Frame 1 (no input): blank canvas, image omitted
Frame 60 (the mouse pressed at the canvas centre just before this capture): blank canvas, image omitted
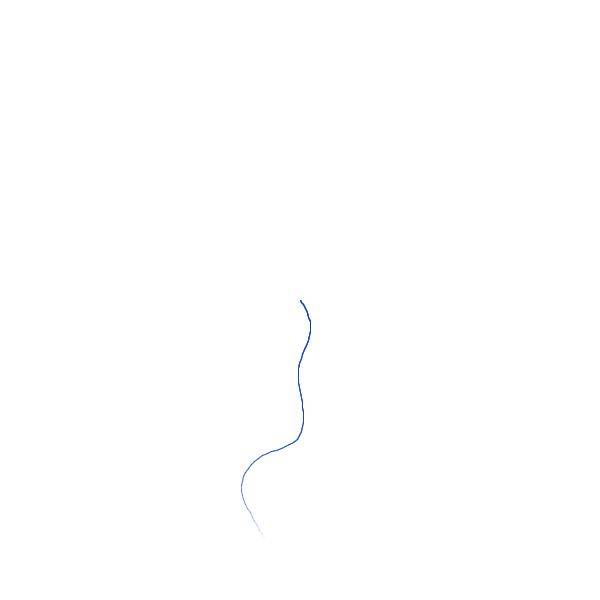
Frame 120 (the mouse held since frame 60 and released just before this capture)

The Processing sketch whose frames 1 and 60 were blank and that drew this single picture after the mouse press (run headless with seeded random() and noise(); from frame 60 on, the mouse is pressed at the canvas centre):

// Processing sketch: movementExample
// ── movementExample.pde
int newNoiseSeed = (int) random(100000);
int maxBall = 256;
ArrayList<Ball> objects = new ArrayList<Ball>();

void setup() {
  size(600, 600);
  background(255);
  smooth();
}

void keyPressed() {
  if (key == ' ') background(255);
}

void draw() {
  if (mousePressed && objects.size() < maxBall) {
    objects.add( new Ball( mouseX, mouseY ));
  }

  for (int i = 0; i < objects.size(); i++) {
    Ball b = objects.get(i);
    b.addPerlin();
    b.update();
    b.drawMe();
  }
}

class Ball {
  PVector pos, pPos, vel, acc;
  float damp, weight;
  color c;

  Ball(float xPos, float yPos) {
    pos = new PVector(xPos, yPos);
    pPos = new PVector(0, 0);
    vel = new PVector(0, 0);
    acc = new PVector(0, 0);
    damp = 0.99;
    weight = 1;
    c = color(0, random(128), random(128, 255), 16);
  }

  void update() {
    vel.add(acc);
    vel.mult(damp);
    pPos.set(pos.x, pos.y, 0);
    pos.add(vel);
    acc.set(0, 0, 0);
    outside();
  }

  void outside() {
    if (pos.x > width || pos.x < 0
      || pos.y > height || pos.y < 0) {
      objects.remove(this);
    };
  }
  
  void addPerlin() {
    float depth = 0.006;
    float bright = 15 * noise(pos.x * depth, pos.y * depth, newNoiseSeed);
    PVector perlin = new PVector( cos(bright), sin(bright) );
    //perlin.mult(0.04);
    acc.add( perlin );
    vel.limit(4);
  }

  void drawMe() {
    stroke(c);
    strokeWeight(weight);
    line(pos.x, pos.y, pPos.x, pPos.y);
  }
}
